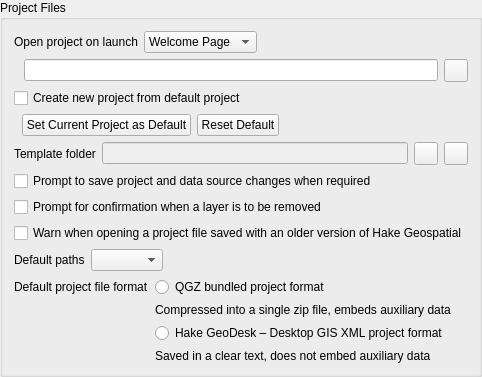
                <widget class="QgsCollapsibleGroupBox" name="groupBox_11">
                 <property name="title">
                  <string>Project Files</string>
                 </property>
                 <layout class="QGridLayout" name="gridLayout_38">
                  <item row="0" column="0">
                   <layout class="QGridLayout" name="gridLayout_4">
                    <item row="0" column="2" colspan="2">
                     <widget class="QComboBox" name="mProjectOnLaunchCmbBx">
                      <property name="sizePolicy">
                       <sizepolicy hsizetype="Maximum" vsizetype="Fixed">
                        <horstretch>0</horstretch>
                        <verstretch>0</verstretch>
                       </sizepolicy>
                      </property>
                      <item>
                       <property name="text">
                        <string>Welcome Page</string>
                       </property>
                      </item>
                      <item>
                       <property name="text">
                        <string>Most recent</string>
                       </property>
                      </item>
                      <item>
                       <property name="text">
                        <string>Specific</string>
                       </property>
                      </item>
                      <item>
                       <property name="text">
                        <string>New</string>
                       </property>
                      </item>
                     </widget>
                    </item>
                    <item row="1" column="5">
                     <widget class="QToolButton" name="mProjectOnLaunchPushBtn">
                      <property name="sizePolicy">
                       <sizepolicy hsizetype="Maximum" vsizetype="Fixed">
                        <horstretch>0</horstretch>
                        <verstretch>0</verstretch>
                       </sizepolicy>
                      </property>
                      <property name="toolTip">
                       <string>Select file</string>
                      </property>
                      <property name="statusTip">
                       <string/>
                      </property>
                      <property name="text">
                       <string/>
                      </property>
                      <property name="icon">
                       <iconset resource="../../images/images.qrc">
                        <normaloff>:/images/themes/default/mActionFileOpen.svg</normaloff>:/images/themes/default/mActionFileOpen.svg</iconset>
                      </property>
                     </widget>
                    </item>
                    <item row="1" column="0">
                     <spacer name="horizontalSpacer_35">
                      <property name="orientation">
                       <enum>Qt::Orientation::Horizontal</enum>
                      </property>
                      <property name="sizeType">
                       <enum>QSizePolicy::Policy::Fixed</enum>
                      </property>
                      <property name="sizeHint" stdset="0">
                       <size>
                        <width>4</width>
                        <height>20</height>
                       </size>
                      </property>
                     </spacer>
                    </item>
                    <item row="0" column="4">
                     <spacer name="horizontalSpacer_36">
                      <property name="orientation">
                       <enum>Qt::Orientation::Horizontal</enum>
                      </property>
                      <property name="sizeHint" stdset="0">
                       <size>
                        <width>40</width>
                        <height>20</height>
                       </size>
                      </property>
                     </spacer>
                    </item>
                    <item row="1" column="1" colspan="4">
                     <widget class="QLineEdit" name="mProjectOnLaunchLineEdit">
                      <property name="sizePolicy">
                       <sizepolicy hsizetype="Expanding" vsizetype="Fixed">
                        <horstretch>0</horstretch>
                        <verstretch>0</verstretch>
                       </sizepolicy>
                      </property>
                     </widget>
                    </item>
                    <item row="0" column="0" colspan="2">
                     <widget class="QLabel" name="label_54">
                      <property name="sizePolicy">
                       <sizepolicy hsizetype="Maximum" vsizetype="Preferred">
                        <horstretch>0</horstretch>
                        <verstretch>0</verstretch>
                       </sizepolicy>
                      </property>
                      <property name="text">
                       <string>Open project on launch</string>
                      </property>
                     </widget>
                    </item>
                   </layout>
                  </item>
                  <item row="1" column="0">
                   <widget class="QCheckBox" name="cbxProjectDefaultNew">
                    <property name="text">
                     <string>Create new project from default project</string>
                    </property>
                   </widget>
                  </item>
                  <item row="2" column="0">
                   <layout class="QHBoxLayout" name="horizontalLayout_16">
                    <item>
                     <spacer name="horizontalSpacer_22">
                      <property name="orientation">
                       <enum>Qt::Orientation::Horizontal</enum>
                      </property>
                      <property name="sizeType">
                       <enum>QSizePolicy::Policy::Fixed</enum>
                      </property>
                      <property name="sizeHint" stdset="0">
                       <size>
                        <width>8</width>
                        <height>20</height>
                       </size>
                      </property>
                     </spacer>
                    </item>
                    <item>
                     <widget class="QPushButton" name="pbnProjectDefaultSetCurrent">
                      <property name="text">
                       <string>Set Current Project as Default</string>
                      </property>
                     </widget>
                    </item>
                    <item>
                     <widget class="QPushButton" name="pbnProjectDefaultReset">
                      <property name="text">
                       <string>Reset Default</string>
                      </property>
                     </widget>
                    </item>
                    <item>
                     <spacer name="horizontalSpacer_9">
                      <property name="orientation">
                       <enum>Qt::Orientation::Horizontal</enum>
                      </property>
                      <property name="sizeHint" stdset="0">
                       <size>
                        <width>40</width>
                        <height>20</height>
                       </size>
                      </property>
                     </spacer>
                    </item>
                   </layout>
                  </item>
                  <item row="3" column="0">
                   <layout class="QHBoxLayout" name="horizontalLayout_15">
                    <item>
                     <widget class="QLabel" name="label_31">
                      <property name="text">
                       <string>Template folder</string>
                      </property>
                     </widget>
                    </item>
                    <item>
                     <widget class="QLineEdit" name="leTemplateFolder">
                      <property name="enabled">
                       <bool>false</bool>
                      </property>
                     </widget>
                    </item>
                    <item>
                     <widget class="QToolButton" name="pbnTemplateFolderBrowse">
                      <property name="toolTip">
                       <string>Select folder</string>
                      </property>
                      <property name="text">
                       <string/>
                      </property>
                      <property name="icon">
                       <iconset resource="../../images/images.qrc">
                        <normaloff>:/images/themes/default/mActionFileOpen.svg</normaloff>:/images/themes/default/mActionFileOpen.svg</iconset>
                      </property>
                     </widget>
                    </item>
                    <item>
                     <widget class="QToolButton" name="pbnTemplateFolderReset">
                      <property name="toolTip">
                       <string>Reset</string>
                      </property>
                      <property name="text">
                       <string/>
                      </property>
                      <property name="icon">
                       <iconset resource="../../images/images.qrc">
                        <normaloff>:/images/themes/default/mActionUndo.svg</normaloff>:/images/themes/default/mActionUndo.svg</iconset>
                      </property>
                     </widget>
                    </item>
                   </layout>
                  </item>
                  <item row="4" column="0">
                   <widget class="QCheckBox" name="chbAskToSaveProjectChanges">
                    <property name="text">
                     <string>Prompt to save project and data source changes when required</string>
                    </property>
                   </widget>
                  </item>
                  <item row="5" column="0">
                   <widget class="QCheckBox" name="mLayerDeleteConfirmationChkBx">
                    <property name="text">
                     <string>Prompt for confirmation when a layer is to be removed</string>
                    </property>
                   </widget>
                  </item>
                  <item row="6" column="0">
                   <widget class="QCheckBox" name="chbWarnOldProjectVersion">
                    <property name="text">
                     <string>Warn when opening a project file saved with an older version of Hake Geospatial</string>
                    </property>
                   </widget>
                  </item>
                  <item row="7" column="0">
                   <layout class="QHBoxLayout" name="horizontalLayout_2">
                    <item>
                     <widget class="QLabel" name="mDefaultPathsLabel">
                      <property name="text">
                       <string>Default paths</string>
                      </property>
                     </widget>
                    </item>
                    <item>
                     <widget class="QComboBox" name="mDefaultPathsComboBox"/>
                    </item>
                    <item>
                     <spacer name="horizontalSpacer_24">
                      <property name="orientation">
                       <enum>Qt::Orientation::Horizontal</enum>
                      </property>
                      <property name="sizeHint" stdset="0">
                       <size>
                        <width>40</width>
                        <height>20</height>
                       </size>
                      </property>
                     </spacer>
                    </item>
                   </layout>
                  </item>
                  <item row="8" column="0">
                   <layout class="QGridLayout" name="gridLayout_31">
                    <item row="0" column="0">
                     <widget class="QLabel" name="label_67">
                      <property name="text">
                       <string>Default project file format</string>
                      </property>
                     </widget>
                    </item>
                    <item row="0" column="1">
                     <widget class="QRadioButton" name="mFileFormatQgzButton">
                      <property name="sizePolicy">
                       <sizepolicy hsizetype="Expanding" vsizetype="Fixed">
                        <horstretch>0</horstretch>
                        <verstretch>0</verstretch>
                       </sizepolicy>
                      </property>
                      <property name="text">
                       <string>QGZ bundled project format</string>
                      </property>
                      <attribute name="buttonGroup">
                       <string notr="true">mDefaultProjectFileFormatButtonGroup</string>
                      </attribute>
                     </widget>
                    </item>
                    <item row="1" column="1">
                     <widget class="QLabel" name="mFileFormatQgzDescription">
                      <property name="text">
                       <string>Compressed into a single zip file, embeds auxiliary data</string>
                      </property>
                      <property name="wordWrap">
                       <bool>true</bool>
                      </property>
                     </widget>
                    </item>
                    <item row="2" column="1">
                     <widget class="QRadioButton" name="mFileFormatQgsButton">
                      <property name="sizePolicy">
                       <sizepolicy hsizetype="Expanding" vsizetype="Fixed">
                        <horstretch>0</horstretch>
                        <verstretch>0</verstretch>
                       </sizepolicy>
                      </property>
                      <property name="toolTip">
                       <string>The auxiliary data will be kept in a separate .qgd data file which must be distributed along with the .qgs project file.</string>
                      </property>
                      <property name="text">
                       <string>Hake GeoDesk – Desktop GIS XML project format</string>
                      </property>
                      <attribute name="buttonGroup">
                       <string notr="true">mDefaultProjectFileFormatButtonGroup</string>
                      </attribute>
                     </widget>
                    </item>
                    <item row="3" column="1">
                     <widget class="QLabel" name="mFileFormatQgsDescription">
                      <property name="text">
                       <string>Saved in a clear text, does not embed auxiliary data</string>
                      </property>
                      <property name="wordWrap">
                       <bool>true</bool>
                      </property>
                     </widget>
                    </item>
                   </layout>
                  </item>
                 </layout>
                </widget>
